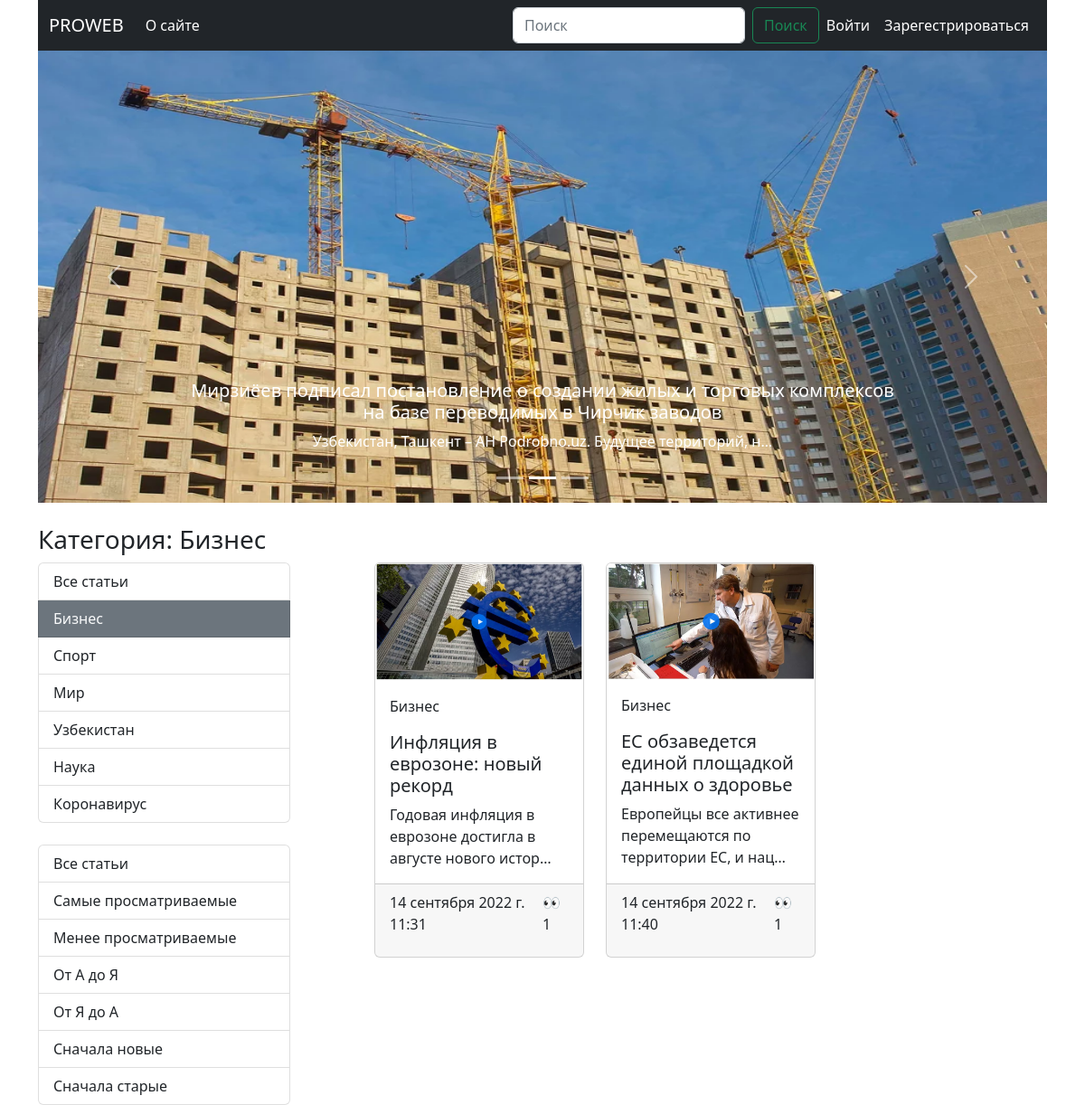
Page /category/1 on the committed database.
### blog/models.py (models this page shows, shortened)
class Article(models.Model):
    title = models.CharField(max_length=255, verbose_name='Заголовок статьи')
    content = models.TextField(verbose_name='Содержание статьи')
    photo = models.ImageField(upload_to=f'photos/', verbose_name='Фотография', null=True, blank=True)
    created_at = models.DateTimeField(auto_now_add=True, verbose_name='Дата создания')
    updated_at = models.DateTimeField(auto_now=True, verbose_name='Дата последнего изменения')
    publish = models.BooleanField(default=True, verbose_name='Статус публикации')
    views = models.IntegerField(default=0, verbose_name='Количество просмотров')
    category = models.ForeignKey(Category, on_delete=models.CASCADE)
    def get_photo(self):  # если у себя есть фото, то вернуть его url, иначе ссылка
        if self.photo:
            return self.photo.url
        else:
            return 'https://media-cldnry.s-nbcnews.com/image/upload/newscms/2019_01/2705191/nbc-social-default.png'
    class Meta:
        verbose_name = 'Статья'
        verbose_name_plural = 'Статьи'

class Category(models.Model):
    title = models.CharField(max_length=30, unique=True, verbose_name='Название категории')  # title VARCHAR(30)
    def get_absolute_url(self):
        return reverse('category', kwargs={'category_id': self.pk})
    def __str__(self):
        return self.title
    class Meta:
        verbose_name = 'Категория'
        verbose_name_plural = 'Категории'

### blog/views.py (the view)
# urls.py: path('category/<int:category_id>', ArticleByCategory.as_view(), name='category'),
class ArticleByCategory(ArticleListView):
    def get_queryset(self):
        articles = Article.objects.filter(category_id=self.kwargs['category_id'])
        sort_field = self.request.GET.get('sort')
        if sort_field:
            articles = articles.order_by(sort_field)
        return articles
    def get_context_data(self, *, object_list=None, **kwargs):
        context = super().get_context_data()  # Все что было и так сохранить
        category = Category.objects.get(pk=self.kwargs['category_id'])
        context['title'] = f'Категория: {category.title}'
        return context

### blog/templatetags/blog_tags.py (called while the page is built)
@register.simple_tag()
def get_categories():
   categories = Category.objects.all()
   return categories

@register.simple_tag()
def get_sorters():
   sorters = {
      '-views': 'Самые просматриваемые',
      'views': 'Менее просматриваемые',
      '-title': 'От А до Я',
      'title': 'От Я до А',
      '-created_at': 'Сначала новые',
      'created_at': 'Сначала старые'
   }
   return sorters

### blog/views.py (called while the page is built)
    def get_context_data(self, *, object_list=None, **kwargs):
        context = super().get_context_data()
        articles = Article.objects.all()
        articles = articles.order_by('created_at')
        context['slider'] = articles[:5]
        return context

### blog/templates/blog/index.html (shortened to what this page needs)
{% extends 'base.html' %}
{% block main %}
<div id="carouselExampleCaptions" class="carousel slide" data-bs-ride="carousel">
    <div class="carousel-indicators">
        <button type="button" data-bs-target="#carouselExampleCaptions" data-bs-slide-to="0" class="active"
                aria-current="true" aria-label="Slide 1"></button>
        <button type="button" data-bs-target="#carouselExampleCaptions" data-bs-slide-to="1"
                aria-label="Slide 2"></button>
        <button type="button" data-bs-target="#carouselExampleCaptions" data-bs-slide-to="2"
                aria-label="Slide 3"></button>
    </div>
    <div class="carousel-inner">
        {% for article in slider %}
        <div class="carousel-item {% if forloop.first %}active{% endif %}" data-bs-interval="2500">
            <img src="{{ article.get_photo }}" class="d-block w-100" alt="..." width="100px" height="500px">
            <div class="carousel-caption d-none d-md-block">
                <h5>{{ article.title }}</h5>
                <p>{{ article.content|truncatechars:60 }}</p>
            </div>
        </div>
        {% endfor %}
    </div>
    <button class="carousel-control-prev" type="button" data-bs-target="#carouselExampleCaptions" data-bs-slide="prev">
        <span class="carousel-control-prev-icon" aria-hidden="true"></span>
    </button>
    <button class="carousel-control-next" type="button" data-bs-target="#carouselExampleCaptions" data-bs-slide="next">
        <span class="carousel-control-next-icon" aria-hidden="true"></span>
    </button>
</div>
<div class="main mt-4">
    <h6 class="h3">{{ title }}</h6>
    <div class="d-flex justify-content-between">
        <div class="col-3">
            {% include 'blog/components/_sidebar.html' %}
            <br>
            {% include 'blog/components/_sort.html' %}
        </div>
        <div class="col-8">
            <div class="row row-cols-1 row-cols-md-3 g-4">
                {% for article in articles %}
                {% include 'blog/components/_card.html' %}
                {% endfor %}
            </div>
        </div>
    </div>
</div>
{% endblock main %}

### blog/templates/blog/components/_sidebar.html
{% load blog_tags %}
<div class="list-group">
        <a href="{% url 'index' %}" class="list-group-item list-group-item-action {% if 'Главная' in title %}bg-secondary text-light{% endif %}">Все статьи</a>
    {% get_categories as categories %}
    {% for category in categories %}
    <a href="{{ category.get_absolute_url }}" class="list-group-item list-group-item-action {% if category.title in title %}bg-secondary text-light{% endif %}">{{ category }}</a>
    {% endfor %}
</div>

### blog/templates/blog/components/_card.html
<div class="col">
    <a href="{% url 'article_detail' article.pk %}" class="text-dark" style="text-decoration: none">
        <div class="card h-100">
            <img src="{{ article.get_photo }}" class="card-img-top" alt="...">
            <div class="card-body">
                <p class="card-text">{{ article.category }}</p>
                <h5 class="card-title">{{ article.title }}</h5>
                <p class="card-text">{{ article.content|truncatechars:60 }}</p>
            </div>
            <div class="card-footer d-flex justify-content-between">
                <p class="card-text">{{ article.created_at }}</p>
                <p class="card-text">👀 {{ article.views }}</p>
            </div>
        </div>
    </a>
</div>

### rows in the picture
Article: get_photo (picture), title "Мирзиёев подписал постановление о создании жилых и торговых комплексов на базе переводимых в Чирчик заводов", content "Узбекистан, Ташкент – АН Podrobno.uz. Будущее территорий, н…"
Category: title "Бизнес"
Category: title "Спорт"
Category: title "Мир"
Category: title "Узбекистан"
Category: title "Наука"
Category: title "Коронавирус"
Article: get_photo (picture), category "Бизнес", title "Инфляция в еврозоне: новый рекорд", content "Годовая инфляция в еврозоне достигла в августе нового истор…", created_at "14 сентября 2022 г. 11:31", views "1"
Article: get_photo (picture), category "Бизнес", title "ЕС обзаведется единой площадкой данных о здоровье", content "Европейцы все активнее перемещаются по территории ЕС, и нац…", created_at "14 сентября 2022 г. 11:40", views "1"

### other values in the picture
{{ title }} "Категория: Бизнес"
{{ value }} "Самые просматриваемые" "Менее просматриваемые" "От А до Я" "От Я до А" "Сначала новые" "Сначала старые"
